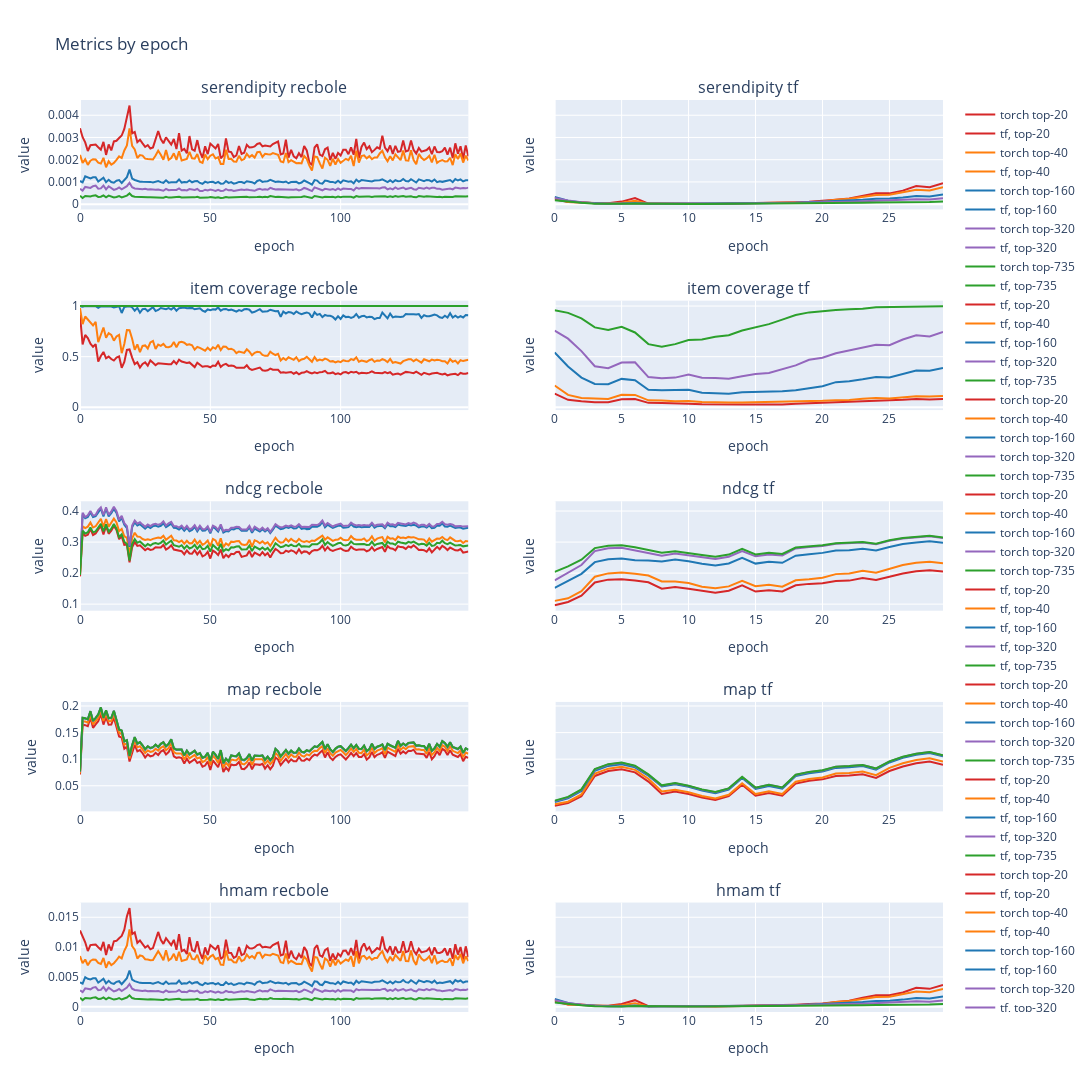

Notebook cell for this chart:
### Code cell
fig = make_subplots(rows=5, cols=2, shared_yaxes=True, subplot_titles=('serendipity recbole', 'serendipity tf',
                                                                       'item coverage recbole', 'item coverage tf',
                                                                       'ndcg recbole', 'ndcg tf',
                                                                       'map recbole', 'map tf',
                                                                       'hmam recbole', 'hmam tf'))

for c1, c2 in zip(recbole_log.columns, tf_log.columns):
    if c1.startswith('serendipity'):
        name='torch top-' + re.findall(r'\d+', c1)[0]
        fig.add_trace(
            go.Scatter(x=np.arange(len(recbole_log)), y=recbole_log[c1], name=name, line=dict(width=2, color=cols_dict[name.split()[-1]])),
            row=1, col=1
        )
    if c2.startswith('serendipity'):
        name='tf, top-' + re.findall(r'\d+', c2)[0]
        fig.add_trace(
            go.Scatter(x=np.arange(len(tf_log)), y=tf_log[c2], name=name, line=dict(width=2, color=cols_dict[name.split()[-1]])),
            row=1, col=2
        )

for c1, c2 in zip(recbole_log.columns, tf_log.columns):
    if c1.startswith('itemcoverage'):
        name='torch top-' + re.findall(r'\d+', c1)[0]
        fig.add_trace(
            go.Scatter(x=np.arange(len(recbole_log)), y=recbole_log[c1], name=name, line=dict(width=2, color=cols_dict[name.split()[-1]])),
            row=2, col=1
        )
    if c2.startswith('coverage'):
        name='tf, top-' + re.findall(r'\d+', c2)[0]
        fig.add_trace(
            go.Scatter(x=np.arange(len(tf_log)), y=tf_log[c2], name=name, line=dict(width=2, color=cols_dict[name.split()[-1]])),
            row=2, col=2
        )

for c1, c2 in zip(recbole_log.columns, tf_log.columns):
    if c1.startswith('ndcg'):
        name='torch top-' + re.findall(r'\d+', c1)[0]
        fig.add_trace(
            go.Scatter(x=np.arange(len(recbole_log)), y=recbole_log[c1], name=name, line=dict(width=2, color=cols_dict[name.split()[-1]])),
            row=3, col=1
        )
    if c2.startswith('ndcg'):
        name='tf, top-' + re.findall(r'\d+', c2)[0]
        fig.add_trace(
            go.Scatter(x=np.arange(len(tf_log)), y=tf_log[c2], name=name, line=dict(width=2, color=cols_dict[name.split()[-1]])),
            row=3, col=2
        )

for c1, c2 in zip(recbole_log.columns, tf_log.columns):
    if c1.startswith('map'):
        name='torch top-' + re.findall(r'\d+', c1)[0]
        fig.add_trace(
            go.Scatter(x=np.arange(len(recbole_log)), y=recbole_log[c1], name=name, line=dict(width=2, color=cols_dict[name.split()[-1]])),
            row=4, col=1
        )
    if c2.startswith('map'):
        name='tf, top-' + re.findall(r'\d+', c2)[0]
        fig.add_trace(
            go.Scatter(x=np.arange(len(tf_log)), y=tf_log[c2], name=name, line=dict(width=2, color=cols_dict[name.split()[-1]])),
            row=4, col=2
        )

for c1, c2 in zip(recbole_log.columns, tf_log.columns):
    if c1.startswith('hmam'):
        name='torch top-' + re.findall(r'\d+', c1)[0]
        fig.add_trace(
            go.Scatter(x=np.arange(len(recbole_log)), y=recbole_log[c1], name=name, line=dict(width=2, color=cols_dict[name.split()[-1]])),
            row=5, col=1
        )
    if c2.startswith('hmam'):
        name='tf, top-' + re.findall(r'\d+', c2)[0]
        fig.add_trace(
            go.Scatter(x=np.arange(len(tf_log)), y=tf_log[c2], name=name, line=dict(width=2, color=cols_dict[name.split()[-1]])),
            row=5, col=2
        )

fig.update_yaxes(title_text="value")
fig.update_xaxes(title_text="epoch")
fig.update_layout(height=1400, width=1400, title_text="Metrics by epoch")
fig.show()

### Figure 1 — Plotly figure (JSON) as saved in the notebook; plotly's stock layout.template omitted (floating-point values rounded to 4 significant figures; data arrays with more than 128 entries replaced by an {"elided": "..."} marker saying what was removed)
{"data": [{"line": {"color": "rgb(214, 39, 40)", "width": 2}, "name": "torch top-20", "type": "scatter", "x": {"elided": "150 int values"}, "xaxis": "x", "y": {"elided": "150 float values"}, "yaxis": "y"}, {"line": {"color": "rgb(214, 39, 40)", "width": 2}, "name": "tf, top-20", "type": "scatter", "x": [0, 1, 2, 3, 4, 5, 6, 7, 8, 9, 10, 11, 12, 13, 14, 15, 16, 17, 18, 19, 20, 21, 22, 23, 24, 25, 26, 27, 28, 29], "xaxis": "x2", "y": [0.0002199, 9.195e-05, 9.033e-05, 3.983e-05, 3.946e-05, 0.0001141, 0.0002762, 2.333e-05, 2.698e-05, 1.98e-05, 2.522e-05, 2.174e-05, 1.937e-05, 2.85e-05, 3.381e-05, 4.276e-05, 4.79e-05, 7.336e-05, 8.632e-05, 0.00011, 0.0001376, 0.0001994, 0.0002544, 0.0003848, 0.0004865, 0.0004849, 0.0006078, 0.0008135, 0.000765, 0.0009372], "yaxis": "y2"}, {"line": {"color": "rgb(255, 127, 14)", "width": 2}, "name": "torch top-40", "type": "scatter", "x": {"elided": "150 int values"}, "xaxis": "x", "y": {"elided": "150 float values"}, "yaxis": "y"}, {"line": {"color": "rgb(255, 127, 14)", "width": 2}, "name": "tf, top-40", "type": "scatter", "x": [0, 1, 2, 3, 4, 5, 6, 7, 8, 9, 10, 11, 12, 13, 14, 15, 16, 17, 18, 19, 20, 21, 22, 23, 24, 25, 26, 27, 28, 29], "xaxis": "x2", "y": [0.0002999, 9.356e-05, 7.18e-05, 3.812e-05, 2.684e-05, 6.572e-05, 0.0001486, 1.522e-05, 2.245e-05, 1.464e-05, 1.628e-05, 1.425e-05, 1.347e-05, 1.959e-05, 2.821e-05, 3.8e-05, 4.597e-05, 5.588e-05, 7.182e-05, 8.645e-05, 0.0001199, 0.0002012, 0.0002428, 0.0003158, 0.0004099, 0.0004201, 0.000522, 0.0006514, 0.0006184, 0.0007588], "yaxis": "y2"}, {"line": {"color": "rgb(31, 119, 180)", "width": 2}, "name": "torch top-160", "type": "scatter", "x": {"elided": "150 int values"}, "xaxis": "x", "y": {"elided": "150 float values"}, "yaxis": "y"}, {"line": {"color": "rgb(31, 119, 180)", "width": 2}, "name": "tf, top-160", "type": "scatter", "x": [0, 1, 2, 3, 4, 5, 6, 7, 8, 9, 10, 11, 12, 13, 14, 15, 16, 17, 18, 19, 20, 21, 22, 23, 24, 25, 26, 27, 28, 29], "xaxis": "x2", "y": [0.0003269, 0.0001533, 6.904e-05, 3.209e-05, 2.295e-05, 2.419e-05, 5.06e-05, 1.28e-05, 1.381e-05, 1.432e-05, 1.564e-05, 1.656e-05, 1.737e-05, 2.027e-05, 2.669e-05, 3.239e-05, 3.783e-05, 5.167e-05, 6.244e-05, 8.306e-05, 0.0001047, 0.0001387, 0.0001603, 0.0001945, 0.0002455, 0.0002504, 0.0002989, 0.0003647, 0.0003419, 0.0004323], "yaxis": "y2"}, {"line": {"color": "rgb(148, 103, 189)", "width": 2}, "name": "torch top-320", "type": "scatter", "x": {"elided": "150 int values"}, "xaxis": "x", "y": {"elided": "150 float values"}, "yaxis": "y"}, {"line": {"color": "rgb(148, 103, 189)", "width": 2}, "name": "tf, top-320", "type": "scatter", "x": [0, 1, 2, 3, 4, 5, 6, 7, 8, 9, 10, 11, 12, 13, 14, 15, 16, 17, 18, 19, 20, 21, 22, 23, 24, 25, 26, 27, 28, 29], "xaxis": "x2", "y": [0.0002763, 0.0001619, 8.402e-05, 3.654e-05, 2.431e-05, 1.944e-05, 4.199e-05, 1.551e-05, 1.127e-05, 1.098e-05, 1.124e-05, 1.313e-05, 1.494e-05, 1.794e-05, 2.579e-05, 3.182e-05, 3.863e-05, 5.347e-05, 5.943e-05, 7.165e-05, 8.169e-05, 0.0001014, 0.0001115, 0.0001279, 0.0001544, 0.0001585, 0.0001818, 0.0002251, 0.0002074, 0.0002598], "yaxis": "y2"}, {"line": {"color": "rgb(44, 160, 44)", "width": 2}, "name": "torch top-735", "type": "scatter", "x": {"elided": "150 int values"}, "xaxis": "x", "y": {"elided": "150 float values"}, "yaxis": "y"}, {"line": {"color": "rgb(44, 160, 44)", "width": 2}, "name": "tf, top-735", "type": "scatter", "x": [0, 1, 2, 3, 4, 5, 6, 7, 8, 9, 10, 11, 12, 13, 14, 15, 16, 17, 18, 19, 20, 21, 22, 23, 24, 25, 26, 27, 28, 29], "xaxis": "x2", "y": [0.000173, 0.00011, 5.98e-05, 2.308e-05, 1.381e-05, 1.214e-05, 3.24e-05, 1.874e-05, 7.792e-06, 8.044e-06, 8.621e-06, 1.038e-05, 1.211e-05, 1.538e-05, 2.253e-05, 3.087e-05, 3.065e-05, 3.332e-05, 3.251e-05, 3.792e-05, 4.091e-05, 4.92e-05, 5.394e-05, 6.115e-05, 7.291e-05, 7.405e-05, 8.438e-05, 0.0001026, 9.42e-05, 0.0001163], "yaxis": "y2"}, {"line": {"color": "rgb(214, 39, 40)", "width": 2}, "name": "tf, top-20", "type": "scatter", "x": [0, 1, 2, 3, 4, 5, 6, 7, 8, 9, 10, 11, 12, 13, 14, 15, 16, 17, 18, 19, 20, 21, 22, 23, 24, 25, 26, 27, 28, 29], "xaxis": "x4", "y": [0.1343, 0.0731, 0.0587, 0.0487, 0.0506, 0.0793, 0.0806, 0.0437, 0.0412, 0.0344, 0.035, 0.03, 0.0275, 0.0262, 0.0269, 0.0281, 0.0281, 0.0281, 0.0356, 0.0394, 0.0456, 0.0518, 0.0531, 0.0612, 0.065, 0.0643, 0.0731, 0.0818, 0.0775, 0.0812], "yaxis": "y4"}, {"line": {"color": "rgb(255, 127, 14)", "width": 2}, "name": "tf, top-40", "type": "scatter", "x": [0, 1, 2, 3, 4, 5, 6, 7, 8, 9, 10, 11, 12, 13, 14, 15, 16, 17, 18, 19, 20, 21, 22, 23, 24, 25, 26, 27, 28, 29], "xaxis": "x4", "y": [0.2155, 0.1218, 0.0906, 0.0831, 0.0818, 0.123, 0.1218, 0.0681, 0.0675, 0.0593, 0.0618, 0.0518, 0.0468, 0.0462, 0.0481, 0.05, 0.0506, 0.0525, 0.0568, 0.06, 0.0643, 0.07, 0.0718, 0.0831, 0.0906, 0.0868, 0.0999, 0.1081, 0.1056, 0.1124], "yaxis": "y4"}, {"line": {"color": "rgb(31, 119, 180)", "width": 2}, "name": "tf, top-160", "type": "scatter", "x": [0, 1, 2, 3, 4, 5, 6, 7, 8, 9, 10, 11, 12, 13, 14, 15, 16, 17, 18, 19, 20, 21, 22, 23, 24, 25, 26, 27, 28, 29], "xaxis": "x4", "y": [0.5415, 0.4035, 0.2936, 0.2305, 0.2274, 0.2804, 0.2673, 0.173, 0.1674, 0.1668, 0.1718, 0.1424, 0.1368, 0.1337, 0.1487, 0.1512, 0.1499, 0.1587, 0.168, 0.1861, 0.2086, 0.248, 0.258, 0.2761, 0.2998, 0.2948, 0.3292, 0.3641, 0.3604, 0.3891], "yaxis": "y4"}, {"line": {"color": "rgb(148, 103, 189)", "width": 2}, "name": "tf, top-320", "type": "scatter", "x": [0, 1, 2, 3, 4, 5, 6, 7, 8, 9, 10, 11, 12, 13, 14, 15, 16, 17, 18, 19, 20, 21, 22, 23, 24, 25, 26, 27, 28, 29], "xaxis": "x4", "y": [0.7564, 0.6777, 0.5547, 0.4054, 0.3854, 0.4422, 0.4447, 0.2979, 0.2854, 0.2929, 0.3235, 0.2923, 0.2898, 0.2829, 0.3054, 0.3279, 0.3392, 0.3785, 0.4141, 0.4685, 0.4897, 0.534, 0.5603, 0.5871, 0.6184, 0.6134, 0.6696, 0.7114, 0.6996, 0.7445], "yaxis": "y4"}, {"line": {"color": "rgb(44, 160, 44)", "width": 2}, "name": "tf, top-735", "type": "scatter", "x": [0, 1, 2, 3, 4, 5, 6, 7, 8, 9, 10, 11, 12, 13, 14, 15, 16, 17, 18, 19, 20, 21, 22, 23, 24, 25, 26, 27, 28, 29], "xaxis": "x4", "y": [0.9575, 0.9325, 0.8782, 0.7889, 0.7633, 0.7951, 0.7389, 0.624, 0.5984, 0.624, 0.6652, 0.6702, 0.6964, 0.7121, 0.7583, 0.7914, 0.8214, 0.8657, 0.9107, 0.9375, 0.9519, 0.9606, 0.9694, 0.9731, 0.9875, 0.9881, 0.9931, 0.995, 0.9944, 0.9969], "yaxis": "y4"}, {"line": {"color": "rgb(214, 39, 40)", "width": 2}, "name": "torch top-20", "type": "scatter", "x": {"elided": "150 int values"}, "xaxis": "x3", "y": {"elided": "150 float values"}, "yaxis": "y3"}, {"line": {"color": "rgb(255, 127, 14)", "width": 2}, "name": "torch top-40", "type": "scatter", "x": {"elided": "150 int values"}, "xaxis": "x3", "y": {"elided": "150 float values"}, "yaxis": "y3"}, {"line": {"color": "rgb(31, 119, 180)", "width": 2}, "name": "torch top-160", "type": "scatter", "x": {"elided": "150 int values"}, "xaxis": "x3", "y": {"elided": "150 float values"}, "yaxis": "y3"}, {"line": {"color": "rgb(148, 103, 189)", "width": 2}, "name": "torch top-320", "type": "scatter", "x": {"elided": "150 int values"}, "xaxis": "x3", "y": {"elided": "150 float values"}, "yaxis": "y3"}, {"line": {"color": "rgb(44, 160, 44)", "width": 2}, "name": "torch top-735", "type": "scatter", "x": {"elided": "150 int values"}, "xaxis": "x3", "y": {"elided": "150 float values"}, "yaxis": "y3"}, {"line": {"color": "rgb(214, 39, 40)", "width": 2}, "name": "torch top-20", "type": "scatter", "x": {"elided": "150 int values"}, "xaxis": "x5", "y": {"elided": "150 float values"}, "yaxis": "y5"}, {"line": {"color": "rgb(255, 127, 14)", "width": 2}, "name": "torch top-40", "type": "scatter", "x": {"elided": "150 int values"}, "xaxis": "x5", "y": {"elided": "150 float values"}, "yaxis": "y5"}, {"line": {"color": "rgb(31, 119, 180)", "width": 2}, "name": "torch top-160", "type": "scatter", "x": {"elided": "150 int values"}, "xaxis": "x5", "y": {"elided": "150 float values"}, "yaxis": "y5"}, {"line": {"color": "rgb(148, 103, 189)", "width": 2}, "name": "torch top-320", "type": "scatter", "x": {"elided": "150 int values"}, "xaxis": "x5", "y": {"elided": "150 float values"}, "yaxis": "y5"}, {"line": {"color": "rgb(44, 160, 44)", "width": 2}, "name": "torch top-735", "type": "scatter", "x": {"elided": "150 int values"}, "xaxis": "x5", "y": {"elided": "150 float values"}, "yaxis": "y5"}, {"line": {"color": "rgb(214, 39, 40)", "width": 2}, "name": "tf, top-20", "type": "scatter", "x": [0, 1, 2, 3, 4, 5, 6, 7, 8, 9, 10, 11, 12, 13, 14, 15, 16, 17, 18, 19, 20, 21, 22, 23, 24, 25, 26, 27, 28, 29], "xaxis": "x6", "y": [0.09641, 0.1071, 0.1269, 0.1699, 0.179, 0.1804, 0.1764, 0.1704, 0.1499, 0.1555, 0.1496, 0.1422, 0.1365, 0.143, 0.1604, 0.1405, 0.1444, 0.1409, 0.1605, 0.1653, 0.1675, 0.1746, 0.1758, 0.1841, 0.1778, 0.1882, 0.1986, 0.2061, 0.2089, 0.205], "yaxis": "y6"}, {"line": {"color": "rgb(255, 127, 14)", "width": 2}, "name": "tf, top-40", "type": "scatter", "x": [0, 1, 2, 3, 4, 5, 6, 7, 8, 9, 10, 11, 12, 13, 14, 15, 16, 17, 18, 19, 20, 21, 22, 23, 24, 25, 26, 27, 28, 29], "xaxis": "x6", "y": [0.1105, 0.1187, 0.1416, 0.1884, 0.1991, 0.2019, 0.1982, 0.1921, 0.1729, 0.1731, 0.168, 0.1563, 0.1512, 0.1572, 0.1754, 0.1576, 0.1626, 0.1564, 0.177, 0.1799, 0.1853, 0.1968, 0.1988, 0.2077, 0.2011, 0.2142, 0.2262, 0.2333, 0.2368, 0.2318], "yaxis": "y6"}, {"line": {"color": "rgb(31, 119, 180)", "width": 2}, "name": "tf, top-160", "type": "scatter", "x": [0, 1, 2, 3, 4, 5, 6, 7, 8, 9, 10, 11, 12, 13, 14, 15, 16, 17, 18, 19, 20, 21, 22, 23, 24, 25, 26, 27, 28, 29], "xaxis": "x6", "y": [0.1525, 0.1761, 0.1976, 0.2354, 0.2448, 0.2472, 0.2412, 0.2403, 0.2378, 0.244, 0.2384, 0.2301, 0.2247, 0.2309, 0.2491, 0.2306, 0.2362, 0.2334, 0.2561, 0.261, 0.2652, 0.2728, 0.2739, 0.2785, 0.273, 0.284, 0.2939, 0.2988, 0.3029, 0.2975], "yaxis": "y6"}, {"line": {"color": "rgb(148, 103, 189)", "width": 2}, "name": "tf, top-320", "type": "scatter", "x": [0, 1, 2, 3, 4, 5, 6, 7, 8, 9, 10, 11, 12, 13, 14, 15, 16, 17, 18, 19, 20, 21, 22, 23, 24, 25, 26, 27, 28, 29], "xaxis": "x6", "y": [0.1764, 0.2025, 0.226, 0.2708, 0.28, 0.2818, 0.2732, 0.2638, 0.2563, 0.2633, 0.2574, 0.2505, 0.2453, 0.2528, 0.2713, 0.2541, 0.2601, 0.2571, 0.2795, 0.2842, 0.2877, 0.2948, 0.2957, 0.2989, 0.2933, 0.3042, 0.3119, 0.3158, 0.3188, 0.3129], "yaxis": "y6"}, {"line": {"color": "rgb(44, 160, 44)", "width": 2}, "name": "tf, top-735", "type": "scatter", "x": [0, 1, 2, 3, 4, 5, 6, 7, 8, 9, 10, 11, 12, 13, 14, 15, 16, 17, 18, 19, 20, 21, 22, 23, 24, 25, 26, 27, 28, 29], "xaxis": "x6", "y": [0.2038, 0.2215, 0.2432, 0.2806, 0.2882, 0.2895, 0.2834, 0.274, 0.2656, 0.2704, 0.2655, 0.2585, 0.253, 0.2596, 0.278, 0.2601, 0.2658, 0.2617, 0.2825, 0.2867, 0.2897, 0.2965, 0.2974, 0.3005, 0.2949, 0.3056, 0.3134, 0.3174, 0.3203, 0.3148], "yaxis": "y6"}, {"line": {"color": "rgb(214, 39, 40)", "width": 2}, "name": "torch top-20", "type": "scatter", "x": {"elided": "150 int values"}, "xaxis": "x7", "y": {"elided": "150 float values"}, "yaxis": "y7"}, {"line": {"color": "rgb(255, 127, 14)", "width": 2}, "name": "torch top-40", "type": "scatter", "x": {"elided": "150 int values"}, "xaxis": "x7", "y": {"elided": "150 float values"}, "yaxis": "y7"}, {"line": {"color": "rgb(31, 119, 180)", "width": 2}, "name": "torch top-160", "type": "scatter", "x": {"elided": "150 int values"}, "xaxis": "x7", "y": {"elided": "150 float values"}, "yaxis": "y7"}, {"line": {"color": "rgb(148, 103, 189)", "width": 2}, "name": "torch top-320", "type": "scatter", "x": {"elided": "150 int values"}, "xaxis": "x7", "y": {"elided": "150 float values"}, "yaxis": "y7"}, {"line": {"color": "rgb(44, 160, 44)", "width": 2}, "name": "torch top-735", "type": "scatter", "x": {"elided": "150 int values"}, "xaxis": "x7", "y": {"elided": "150 float values"}, "yaxis": "y7"}, {"line": {"color": "rgb(214, 39, 40)", "width": 2}, "name": "tf, top-20", "type": "scatter", "x": [0, 1, 2, 3, 4, 5, 6, 7, 8, 9, 10, 11, 12, 13, 14, 15, 16, 17, 18, 19, 20, 21, 22, 23, 24, 25, 26, 27, 28, 29], "xaxis": "x8", "y": [0.01211, 0.01743, 0.03018, 0.06845, 0.07782, 0.08107, 0.07517, 0.05779, 0.03446, 0.03912, 0.03433, 0.02799, 0.02344, 0.03041, 0.05176, 0.0311, 0.03619, 0.03131, 0.05411, 0.05955, 0.06202, 0.06811, 0.06905, 0.07147, 0.06456, 0.07774, 0.08631, 0.09243, 0.09553, 0.08946], "yaxis": "y8"}, {"line": {"color": "rgb(255, 127, 14)", "width": 2}, "name": "tf, top-40", "type": "scatter", "x": [0, 1, 2, 3, 4, 5, 6, 7, 8, 9, 10, 11, 12, 13, 14, 15, 16, 17, 18, 19, 20, 21, 22, 23, 24, 25, 26, 27, 28, 29], "xaxis": "x8", "y": [0.01501, 0.02001, 0.03371, 0.07287, 0.08211, 0.08583, 0.07993, 0.06327, 0.03941, 0.04246, 0.03777, 0.03069, 0.02616, 0.03302, 0.05453, 0.03435, 0.03973, 0.03432, 0.0575, 0.0626, 0.06567, 0.07285, 0.07414, 0.07664, 0.06985, 0.0836, 0.0924, 0.09856, 0.1017, 0.09561], "yaxis": "y8"}, {"line": {"color": "rgb(31, 119, 180)", "width": 2}, "name": "tf, top-160", "type": "scatter", "x": [0, 1, 2, 3, 4, 5, 6, 7, 8, 9, 10, 11, 12, 13, 14, 15, 16, 17, 18, 19, 20, 21, 22, 23, 24, 25, 26, 27, 28, 29], "xaxis": "x8", "y": [0.01958, 0.02632, 0.04018, 0.07812, 0.08733, 0.09049, 0.08452, 0.06882, 0.04849, 0.0529, 0.04787, 0.04093, 0.03596, 0.04277, 0.06459, 0.04398, 0.04954, 0.0445, 0.06824, 0.07365, 0.07666, 0.08361, 0.08483, 0.087, 0.08033, 0.09384, 0.1025, 0.1083, 0.1116, 0.1054], "yaxis": "y8"}, {"line": {"color": "rgb(148, 103, 189)", "width": 2}, "name": "tf, top-320", "type": "scatter", "x": [0, 1, 2, 3, 4, 5, 6, 7, 8, 9, 10, 11, 12, 13, 14, 15, 16, 17, 18, 19, 20, 21, 22, 23, 24, 25, 26, 27, 28, 29], "xaxis": "x8", "y": [0.02103, 0.02809, 0.04233, 0.0808, 0.09009, 0.0932, 0.08697, 0.07079, 0.05019, 0.05464, 0.04958, 0.04274, 0.03777, 0.04471, 0.06658, 0.04607, 0.05165, 0.04665, 0.07041, 0.07589, 0.07886, 0.08577, 0.08695, 0.08903, 0.08234, 0.09586, 0.1043, 0.1101, 0.1133, 0.1071], "yaxis": "y8"}, {"line": {"color": "rgb(44, 160, 44)", "width": 2}, "name": "tf, top-735", "type": "scatter", "x": [0, 1, 2, 3, 4, 5, 6, 7, 8, 9, 10, 11, 12, 13, 14, 15, 16, 17, 18, 19, 20, 21, 22, 23, 24, 25, 26, 27, 28, 29], "xaxis": "x8", "y": [0.02209, 0.02898, 0.04316, 0.08139, 0.09061, 0.09368, 0.08758, 0.07132, 0.05075, 0.05507, 0.05006, 0.04319, 0.0382, 0.0451, 0.06696, 0.04644, 0.05202, 0.04694, 0.07063, 0.07607, 0.07902, 0.08592, 0.0871, 0.08917, 0.08248, 0.09598, 0.1044, 0.1103, 0.1135, 0.1072], "yaxis": "y8"}, {"line": {"color": "rgb(214, 39, 40)", "width": 2}, "name": "torch top-20", "type": "scatter", "x": {"elided": "150 int values"}, "xaxis": "x9", "y": {"elided": "150 float values"}, "yaxis": "y9"}, {"line": {"color": "rgb(214, 39, 40)", "width": 2}, "name": "tf, top-20", "type": "scatter", "x": [0, 1, 2, 3, 4, 5, 6, 7, 8, 9, 10, 11, 12, 13, 14, 15, 16, 17, 18, 19, 20, 21, 22, 23, 24, 25, 26, 27, 28, 29], "xaxis": "x10", "y": [0.0008607, 0.0003651, 0.0003594, 0.0001591, 0.0001576, 0.0004547, 0.001095, 9.322e-05, 0.0001077, 7.911e-05, 0.0001007, 8.681e-05, 7.734e-05, 0.0001138, 0.0001349, 0.0001705, 0.000191, 0.0002918, 0.0003437, 0.0004375, 0.0005471, 0.0007912, 0.001007, 0.001518, 0.001912, 0.001908, 0.002387, 0.003182, 0.002995, 0.003652], "yaxis": "y10"}, {"line": {"color": "rgb(255, 127, 14)", "width": 2}, "name": "torch top-40", "type": "scatter", "x": {"elided": "150 int values"}, "xaxis": "x9", "y": {"elided": "150 float values"}, "yaxis": "y9"}, {"line": {"color": "rgb(255, 127, 14)", "width": 2}, "name": "tf, top-40", "type": "scatter", "x": [0, 1, 2, 3, 4, 5, 6, 7, 8, 9, 10, 11, 12, 13, 14, 15, 16, 17, 18, 19, 20, 21, 22, 23, 24, 25, 26, 27, 28, 29], "xaxis": "x10", "y": [0.001171, 0.0003719, 0.0002862, 0.0001523, 0.0001073, 0.0002625, 0.000592, 6.087e-05, 8.97e-05, 5.851e-05, 6.507e-05, 5.694e-05, 5.384e-05, 7.827e-05, 0.0001127, 0.0001517, 0.0001834, 0.0002228, 0.0002864, 0.0003447, 0.0004774, 0.0007996, 0.0009637, 0.001251, 0.001619, 0.001661, 0.002061, 0.002566, 0.002438, 0.002982], "yaxis": "y10"}, {"line": {"color": "rgb(31, 119, 180)", "width": 2}, "name": "torch top-160", "type": "scatter", "x": {"elided": "150 int values"}, "xaxis": "x9", "y": {"elided": "150 float values"}, "yaxis": "y9"}, {"line": {"color": "rgb(31, 119, 180)", "width": 2}, "name": "tf, top-160", "type": "scatter", "x": [0, 1, 2, 3, 4, 5, 6, 7, 8, 9, 10, 11, 12, 13, 14, 15, 16, 17, 18, 19, 20, 21, 22, 23, 24, 25, 26, 27, 28, 29], "xaxis": "x10", "y": [0.001283, 0.0006087, 0.0002755, 0.0001283, 9.175e-05, 9.671e-05, 0.0002022, 5.118e-05, 5.522e-05, 5.726e-05, 6.254e-05, 6.619e-05, 6.942e-05, 8.101e-05, 0.0001067, 0.0001294, 0.0001512, 0.0002063, 0.0002494, 0.0003316, 0.000418, 0.0005533, 0.0006392, 0.0007752, 0.0009772, 0.0009974, 0.00119, 0.001451, 0.001361, 0.001718], "yaxis": "y10"}, {"line": {"color": "rgb(148, 103, 189)", "width": 2}, "name": "torch top-320", "type": "scatter", "x": {"elided": "150 int values"}, "xaxis": "x9", "y": {"elided": "150 float values"}, "yaxis": "y9"}, {"line": {"color": "rgb(148, 103, 189)", "width": 2}, "name": "tf, top-320", "type": "scatter", "x": [0, 1, 2, 3, 4, 5, 6, 7, 8, 9, 10, 11, 12, 13, 14, 15, 16, 17, 18, 19, 20, 21, 22, 23, 24, 25, 26, 27, 28, 29], "xaxis": "x10", "y": [0.001089, 0.0006432, 0.0003352, 0.0001461, 9.721e-05, 7.773e-05, 0.0001678, 6.203e-05, 4.508e-05, 4.39e-05, 4.496e-05, 5.251e-05, 5.971e-05, 7.173e-05, 0.0001031, 0.0001272, 0.0001544, 0.0002136, 0.0002374, 0.0002862, 0.0003263, 0.0004051, 0.0004452, 0.0005107, 0.0006158, 0.0006326, 0.0007254, 0.0008975, 0.0008273, 0.001036], "yaxis": "y10"}, {"line": {"color": "rgb(44, 160, 44)", "width": 2}, "name": "torch top-735", "type": "scatter", "x": {"elided": "150 int values"}, "xaxis": "x9", "y": {"elided": "150 float values"}, "yaxis": "y9"}, {"line": {"color": "rgb(44, 160, 44)", "width": 2}, "name": "tf, top-735", "type": "scatter", "x": [0, 1, 2, 3, 4, 5, 6, 7, 8, 9, 10, 11, 12, 13, 14, 15, 16, 17, 18, 19, 20, 21, 22, 23, 24, 25, 26, 27, 28, 29], "xaxis": "x10", "y": [0.000686, 0.0004381, 0.0002388, 9.229e-05, 5.522e-05, 4.855e-05, 0.0001295, 7.494e-05, 3.116e-05, 3.217e-05, 3.448e-05, 4.151e-05, 4.842e-05, 6.151e-05, 9.007e-05, 0.0001234, 0.0001225, 0.0001332, 0.00013, 0.0001516, 0.0001635, 0.0001967, 0.0002156, 0.0002444, 0.0002913, 0.0002959, 0.0003371, 0.0004099, 0.0003763, 0.0004646], "yaxis": "y10"}], "layout": {"annotations": [{"font": {"size": 16}, "showarrow": false, "text": "serendipity recbole", "x": 0.225, "xanchor": "center", "xref": "paper", "y": 1, "yanchor": "bottom", "yref": "paper"}, {"font": {"size": 16}, "showarrow": false, "text": "serendipity tf", "x": 0.775, "xanchor": "center", "xref": "paper", "y": 1, "yanchor": "bottom", "yref": "paper"}, {"font": {"size": 16}, "showarrow": false, "text": "item coverage recbole", "x": 0.225, "xanchor": "center", "xref": "paper", "y": 0.78, "yanchor": "bottom", "yref": "paper"}, {"font": {"size": 16}, "showarrow": false, "text": "item coverage tf", "x": 0.775, "xanchor": "center", "xref": "paper", "y": 0.78, "yanchor": "bottom", "yref": "paper"}, {"font": {"size": 16}, "showarrow": false, "text": "ndcg recbole", "x": 0.225, "xanchor": "center", "xref": "paper", "y": 0.56, "yanchor": "bottom", "yref": "paper"}, {"font": {"size": 16}, "showarrow": false, "text": "ndcg tf", "x": 0.775, "xanchor": "center", "xref": "paper", "y": 0.56, "yanchor": "bottom", "yref": "paper"}, {"font": {"size": 16}, "showarrow": false, "text": "map recbole", "x": 0.225, "xanchor": "center", "xref": "paper", "y": 0.34, "yanchor": "bottom", "yref": "paper"}, {"font": {"size": 16}, "showarrow": false, "text": "map tf", "x": 0.775, "xanchor": "center", "xref": "paper", "y": 0.34, "yanchor": "bottom", "yref": "paper"}, {"font": {"size": 16}, "showarrow": false, "text": "hmam recbole", "x": 0.225, "xanchor": "center", "xref": "paper", "y": 0.12, "yanchor": "bottom", "yref": "paper"}, {"font": {"size": 16}, "showarrow": false, "text": "hmam tf", "x": 0.775, "xanchor": "center", "xref": "paper", "y": 0.12, "yanchor": "bottom", "yref": "paper"}], "height": 1400, "title": {"text": "Metrics by epoch"}, "width": 1400, "xaxis": {"anchor": "y", "autorange": true, "domain": [0, 0.45], "range": [0, 149], "title": {"text": "epoch"}, "type": "linear"}, "xaxis10": {"anchor": "y10", "autorange": true, "domain": [0.55, 1], "range": [0, 29], "title": {"text": "epoch"}, "type": "linear"}, "xaxis2": {"anchor": "y2", "autorange": true, "domain": [0.55, 1], "range": [0, 29], "title": {"text": "epoch"}, "type": "linear"}, "xaxis3": {"anchor": "y3", "autorange": true, "domain": [0, 0.45], "range": [0, 149], "title": {"text": "epoch"}, "type": "linear"}, "xaxis4": {"anchor": "y4", "autorange": true, "domain": [0.55, 1], "range": [0, 29], "title": {"text": "epoch"}, "type": "linear"}, "xaxis5": {"anchor": "y5", "autorange": true, "domain": [0, 0.45], "range": [0, 149], "title": {"text": "epoch"}, "type": "linear"}, "xaxis6": {"anchor": "y6", "autorange": true, "domain": [0.55, 1], "range": [0, 29], "title": {"text": "epoch"}, "type": "linear"}, "xaxis7": {"anchor": "y7", "autorange": true, "domain": [0, 0.45], "range": [0, 149], "title": {"text": "epoch"}, "type": "linear"}, "xaxis8": {"anchor": "y8", "autorange": true, "domain": [0.55, 1], "range": [0, 29], "title": {"text": "epoch"}, "type": "linear"}, "xaxis9": {"anchor": "y9", "autorange": true, "domain": [0, 0.45], "range": [0, 149], "title": {"text": "epoch"}, "type": "linear"}, "yaxis": {"anchor": "x", "autorange": true, "domain": [0.88, 1], "range": [-0.0002384, 0.004686], "title": {"text": "value"}, "type": "linear"}, "yaxis10": {"anchor": "x10", "autorange": true, "domain": [0, 0.12], "matches": "y9", "range": [-0.0008865, 0.01747], "showticklabels": false, "title": {"text": "value"}, "type": "linear"}, "yaxis2": {"anchor": "x2", "autorange": true, "domain": [0.88, 1], "matches": "y", "range": [-0.0002384, 0.004686], "showticklabels": false, "title": {"text": "value"}, "type": "linear"}, "yaxis3": {"anchor": "x3", "autorange": true, "domain": [0.66, 0.78], "range": [-0.02787, 1.053], "title": {"text": "value"}, "type": "linear"}, "yaxis4": {"anchor": "x4", "autorange": true, "domain": [0.66, 0.78], "matches": "y3", "range": [-0.02787, 1.053], "showticklabels": false, "title": {"text": "value"}, "type": "linear"}, "yaxis5": {"anchor": "x5", "autorange": true, "domain": [0.44, 0.56], "range": [0.07878, 0.4315], "title": {"text": "value"}, "type": "linear"}, "yaxis6": {"anchor": "x6", "autorange": true, "domain": [0.44, 0.56], "matches": "y5", "range": [0.07878, 0.4315], "showticklabels": false, "title": {"text": "value"}, "type": "linear"}, "yaxis7": {"anchor": "x7", "autorange": true, "domain": [0.22, 0.34], "range": [0.00182, 0.2077], "title": {"text": "value"}, "type": "linear"}, "yaxis8": {"anchor": "x8", "autorange": true, "domain": [0.22, 0.34], "matches": "y7", "range": [0.00182, 0.2077], "showticklabels": false, "title": {"text": "value"}, "type": "linear"}, "yaxis9": {"anchor": "x9", "autorange": true, "domain": [0, 0.12], "range": [-0.0008865, 0.01747], "title": {"text": "value"}, "type": "linear"}}}
